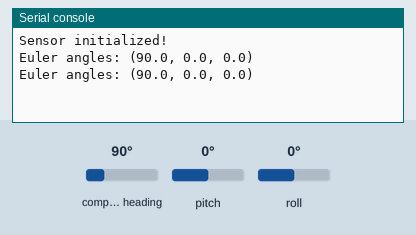
This program was run on a simulated CircuitPython board. Shown: the last lines printed to the serial console. The inputs (shaded band) are chosen by the test bench; at power-on: compass heading 90°, pitch 0°, roll 0°.

Above: at 1.2 s.
1.3 s: compass heading set to 7°
At 2.6 s:
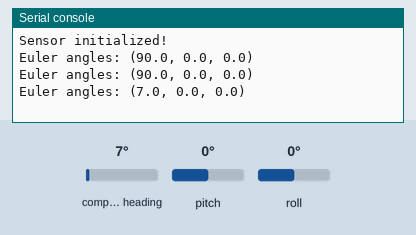
2.8 s: pitch set to -86°
At 3.3 s:
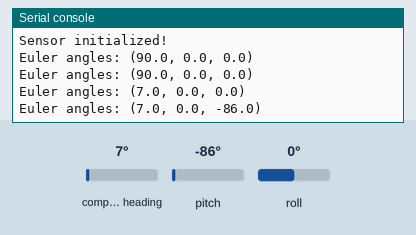
4.3 s: roll set to -86°
At 5.8 s:
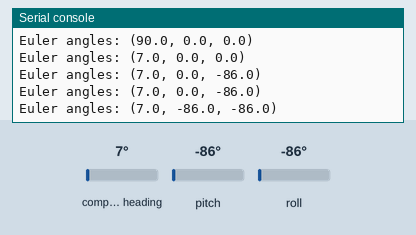

Measured:
- after the input at 1.3 s, the serial console: prints a new line after 0.70 s (image 1)
- after the input at 2.8 s, the serial console: prints a new line after 0.20 s (image 2)
- after the input at 4.3 s, the serial console: prints a new line after 0.70 s (image 3)

The program:

bno055.py
```python
import time
import board
import busio
import adafruit_bno055

i2c = busio.I2C(board.SCL, board.SDA)

try:
    sensor = adafruit_bno055.BNO055_I2C(i2c)
    print("Sensor initialized!")

    while True:
        try:
            print("Euler angles:", sensor.euler)
            time.sleep(1)
        except KeyboardInterrupt:
            print("Exiting loop.")
            break
except Exception as e:
    print("Failed to connect to BNO055:", e)
```
